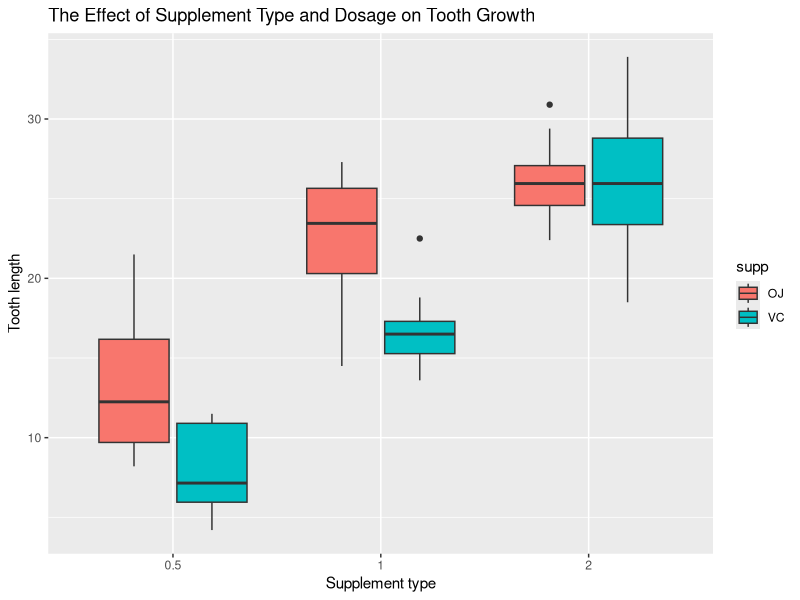

Reproduce this figure in R.
## ---- chunk 1
data(ToothGrowth)
## ---- chunk 2
library(ggplot2)
p <- ggplot(ToothGrowth, aes(factor(dose), len, fill=supp))
p + geom_boxplot() + 
  ggtitle("The Effect of Supplement Type and Dosage on Tooth Growth") + 
  labs(x="Supplement type", y="Tooth length")
## ---- chunk 3
summary(ToothGrowth)
## ---- chunk 4
options(scipen=999)
## ---- chunk 5
full_test <- t.test(len ~ supp, data = ToothGrowth, var.equal = T)
print(full_test)
## ---- chunk 6
dose05_test <- t.test(len ~ supp, data = subset(ToothGrowth, dose == 0.5), 
                      var.equal = T)
print(dose05_test)
## ---- chunk 7
dose10_test <- t.test(len ~ supp, data = subset(ToothGrowth, dose == 1.0), 
                      var.equal = T)
print(dose10_test)
## ---- chunk 8
dose20_test <- t.test(len ~ supp, data = subset(ToothGrowth, dose == 2.0), 
                      var.equal = T)
print(dose20_test)
